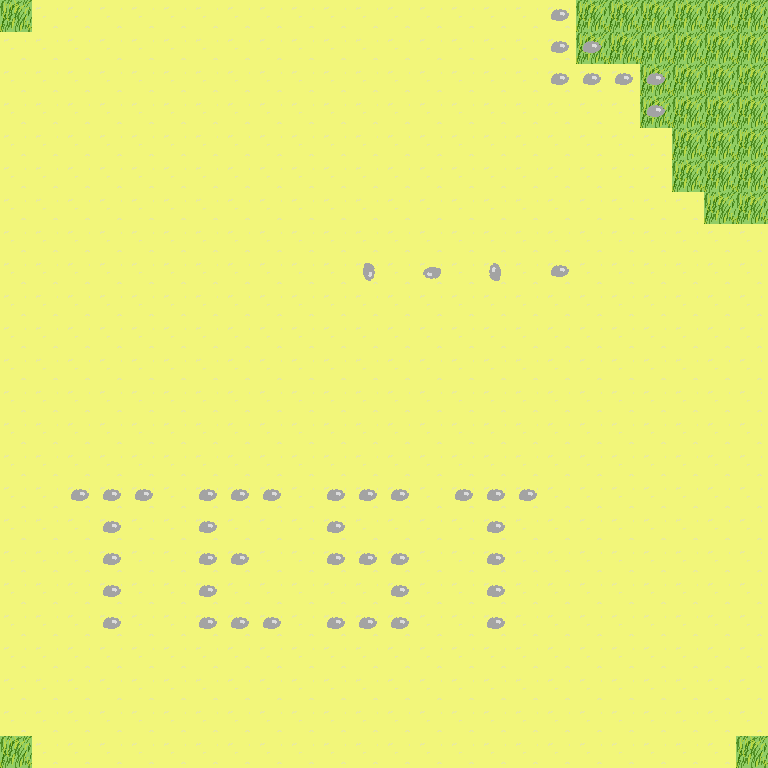

The image is a tile-based game level rendered from a .tmx file. Its description and source (layers, tilesets, objects; grid data summarised) follow:
An orthogonal 24x24 tile map with 32x32 px tiles, 3 tile layers (Floor, Below, Above), 2 tilesets.

<map version="1.0" orientation="orthogonal" renderorder="right-down" width="24" height="24" tilewidth="32" tileheight="32" backgroundcolor="#248026" nextobjectid="1">
 <tileset firstgid="1" name="chipset" tilewidth="32" tileheight="32" tilecount="500">
  <image source="chipset.png" width="320" height="1600" />
  <tile id="0">
   <properties>
    <property name="sound" value="on" />
   </properties>
  </tile>
  <tile id="1">
   <properties>
    <property name="sound" value="off" />
   </properties>
  </tile>
 </tileset>
 <tileset firstgid="501" name="chipset-copy" tilewidth="32" tileheight="32" tilecount="500">
  <image source="chipset.png" width="320" height="1600" />
 </tileset>
 <layer name="Floor" width="24" height="24">
  <data>[576 cells, 576 non-empty, 2 distinct tile ids]</data>
 </layer>
 <layer name="Below" width="24" height="24">
  <data>[576 cells, 12 non-empty, 1 distinct tile ids]</data>
 </layer>
 <layer name="Above" width="24" height="24">
  <data>[576 cells, 35 non-empty, 1 distinct tile ids]</data>
 </layer>
</map>
